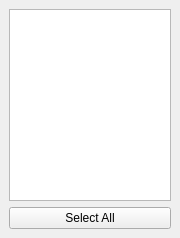
  <widget class="QDockWidget" name="SliceSelector">
   <property name="enabled">
    <bool>true</bool>
   </property>
   <property name="sizePolicy">
    <sizepolicy hsizetype="Ignored" vsizetype="Ignored">
     <horstretch>0</horstretch>
     <verstretch>0</verstretch>
    </sizepolicy>
   </property>
   <property name="minimumSize">
    <size>
     <width>180</width>
     <height>68</height>
    </size>
   </property>
   <property name="maximumSize">
    <size>
     <width>180</width>
     <height>100000</height>
    </size>
   </property>
   <property name="floating">
    <bool>false</bool>
   </property>
   <property name="features">
    <set>QDockWidget::DockWidgetFloatable|QDockWidget::DockWidgetMovable</set>
   </property>
   <property name="allowedAreas">
    <set>Qt::LeftDockWidgetArea</set>
   </property>
   <property name="windowTitle">
    <string>Slice Selector (F2) </string>
   </property>
   <attribute name="dockWidgetArea">
    <number>1</number>
   </attribute>
   <widget class="QWidget" name="dockWidgetContents_3">
    <property name="sizePolicy">
     <sizepolicy hsizetype="Fixed" vsizetype="MinimumExpanding">
      <horstretch>0</horstretch>
      <verstretch>0</verstretch>
     </sizepolicy>
    </property>
    <property name="minimumSize">
     <size>
      <width>180</width>
      <height>40</height>
     </size>
    </property>
    <property name="maximumSize">
     <size>
      <width>180</width>
      <height>16777215</height>
     </size>
    </property>
    <layout class="QVBoxLayout" name="verticalLayout_6">
     <item>
      <widget class="QListWidget" name="SliceSelectorList">
       <property name="sizePolicy">
        <sizepolicy hsizetype="MinimumExpanding" vsizetype="MinimumExpanding">
         <horstretch>0</horstretch>
         <verstretch>0</verstretch>
        </sizepolicy>
       </property>
       <property name="selectionMode">
        <enum>QAbstractItemView::ExtendedSelection</enum>
       </property>
      </widget>
     </item>
     <item>
      <widget class="QPushButton" name="SliceSelectAll">
       <property name="text">
        <string>Select All</string>
       </property>
      </widget>
     </item>
    </layout>
   </widget>
  </widget>
